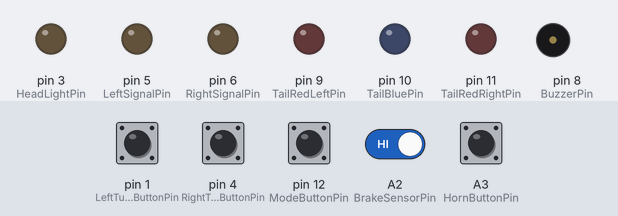
Simulated run of this sketch. Board: Arduino Uno, built with avr-gcc and run on an emulated ATmega328P. On the bench: output pins drawn as LEDs (lit = HIGH), buzzer (waves = sounding). Dashed ring = blinking. The test bench sets the inputs (shaded band); at power-on: A2 (BrakeSensorPin), A3 (HornButtonPin), pin 1 (LeftTurnButtonPin), pin 4 (RightTurnButtonPin), pin 12 (ModeButtonPin) HIGH.

Above: at 1.2 s.
1.3 s: pin 1 (LeftTurnButtonPin) pulled LOW for 0.15 s
At 1.49 s:
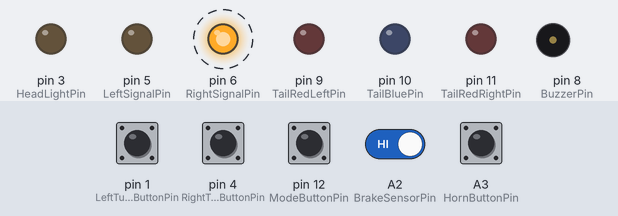
4.3 s: pin 4 (RightTurnButtonPin) pulled LOW for 0.15 s
At 5.0 s:
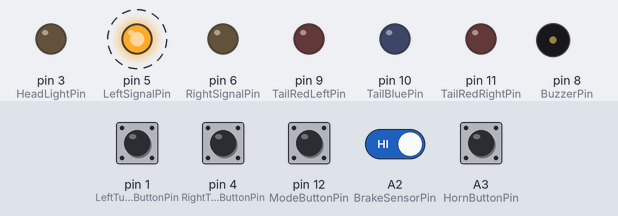
7.4 s: pin 12 (ModeButtonPin) pulled LOW for 0.15 s
At 7.81 s:
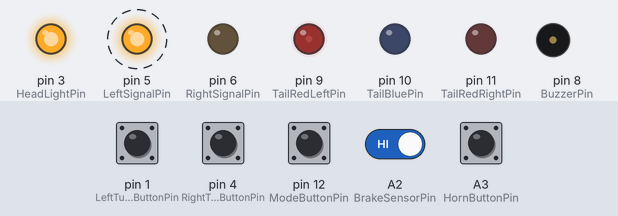
10.4 s: A2 (BrakeSensorPin) driven LOW
At 10.61 s:
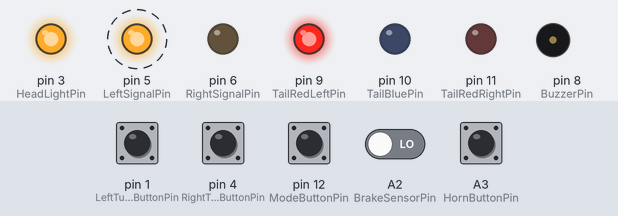
13.4 s: pin 1 (LeftTurnButtonPin) pulled LOW for 1 s
At 14.13 s:
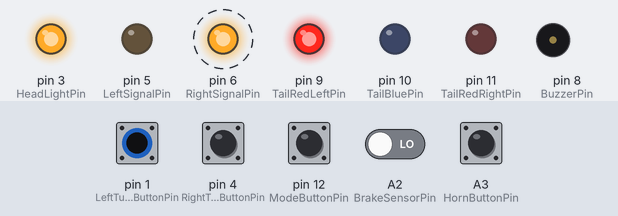
17.4 s: A3 (HornButtonPin) pulled LOW for 0.15 s
Timing chart, 0 to 21.4 s (numbered marks = the images above; inputs shaded):
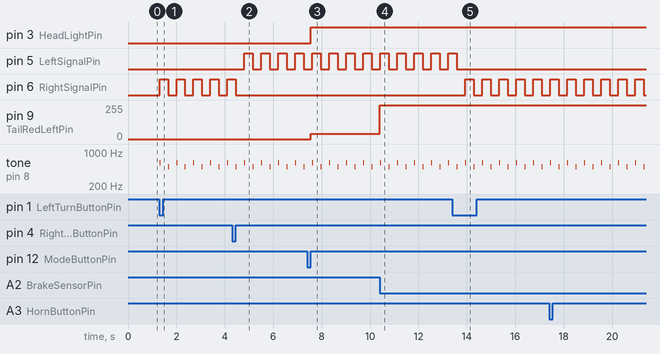

Measured:
- after the input at 1.3 s, pin 6 (RightSignalPin): alternates HIGH for 0.35 s and LOW for 0.35 s, starting at once; tone on pin 8 (BuzzerPin): silent → 600 Hz at once, then repeats every 0.70 s: silent 0.34 s, 500 Hz 0.02 s, silent 0.34 s, 600 Hz 0.02 s
- after the input at 4.3 s, pin 5 (LeftSignalPin): alternates HIGH for 0.35 s and LOW for 0.35 s, starting after 0.51 s; pin 6 (RightSignalPin): goes on until 4.5 s, then stays LOW
- after the input at 7.4 s, pin 3 (HeadLightPin): LOW → HIGH after 0.15 s; pin 9 (TailRedLeftPin): 0/255 → 40/255 after 0.15 s
- after the input at 10.4 s, pin 9 (TailRedLeftPin): 40/255 → 255/255 at once
- after the input at 13.4 s, pin 5 (LeftSignalPin): goes on until 13.6 s, then stays LOW; pin 6 (RightSignalPin): alternates HIGH for 0.35 s and LOW for 0.35 s, starting after 0.54 s

The sketch:

Program.ino
```cpp
#include "TriggeredButton.h"

#include "TurnSignals.cpp"
#include "PoliceBrakeLight.cpp"

#include "HeadLight.cpp"

#include "Pinout.cpp"


typedef enum {
  LIGHTS_OFF = 0,
  LANTERN = 1,
  LIGHTS = 2,
  POLICE = 3
};

byte _mode = 0;

TurnSignals turnSignals;

PoliceBrakeLight policeBrakeLight;

TriggeredButton LeftSignalButton;
TriggeredButton RightSignalButton;
TriggeredButton ModeButton;
TriggeredButton BrakeSensor;
TriggeredButton HornButton;

HeadLight headLight;


// SpeedSensor (2)
// SDA/SCL (A4, A5)
// LightSensor (A1)
// Horn (A3)
// Siren (7)
// StatusLedPin (13)


void setup() {

  LeftSignalButton.configure(Pinout::LeftTurnButtonPin);
  RightSignalButton.configure(Pinout::RightTurnButtonPin);
  ModeButton.configure(Pinout::ModeButtonPin);
  BrakeSensor.configure(Pinout::BrakeSensorPin);
  HornButton.configure(Pinout::HornButtonPin);

  policeBrakeLight.configure(Pinout::TailRedLeftPin, Pinout::TailBluePin, Pinout::TailRedRightPin);
  headLight.configure(Pinout::HeadLightPin);
  turnSignals.configure(Pinout::LeftSignalPin, Pinout::RightSignalPin, Pinout::BuzzerPin);
}


void loop()
{
  input();
  process();
  output();
}


void input()
{
  LeftSignalButton.run();
  RightSignalButton.run();
  ModeButton.run();
  BrakeSensor.run();
  HornButton.run();
}

void process()
{
  processHeadLightPoliceBrake();
  processTurnSignals();
}

void output()
{
  turnSignals.run();
  headLight.run();
  policeBrakeLight.run();
}


void processTurnSignals() {
  if (RightSignalButton.wasPressed) {
    if (LeftSignalButton.isPressed) {
      turnSignals.toggleBoth();
    }
    else {
      turnSignals.toggleLeft();
    }
  }

  if (LeftSignalButton.wasPressed) {
    if (RightSignalButton.isPressed) {
      turnSignals.toggleBoth();
    }
    else {
      turnSignals.toggleRight();
    }
  }
}


void processHeadLightPoliceBrake() {
  if (BrakeSensor.isPressed)
    policeBrakeLight.brake();
  else {
    processHeadlightPolice();
  }
}

void processHeadlightPolice() {
  if (ModeButton.wasLongPressed) {
    switch (_mode) {
      case LIGHTS:
        policeMode();
        break;
    }
  }
  else if (ModeButton.wasReleased) {
    switch (_mode) {
      case POLICE:
      case LIGHTS_OFF:
        lightsMode();
        break;
      case LIGHTS:
        offMode();
        break;
    }
  }
}

void policeMode() {
  _mode = POLICE;
  headLight.flash();
  policeBrakeLight.policeOn();
}

void lightsMode() {
  _mode = LIGHTS;
  headLight.on();
  policeBrakeLight.tailOn();
}

void offMode() {
  _mode = LIGHTS_OFF;
  headLight.off();
  policeBrakeLight.off();
}
```

BlinkBeeper.cpp
```cpp
#include <Arduino.h>

class BlinkBeeper
{
	byte _pin;

	const int
        inFreq = 600,
        outFreq = 500,
        duration = 15;


	public :
		void configure(byte pin)
		{
			_pin = pin;
			pinMode(_pin, OUTPUT);
		}


		void beepIn() {
			tone(_pin, inFreq, duration);
		}

		void beepOut() {
			tone(_pin, outFreq, duration);
		}
};
```

Button.cpp
```cpp
#include <Arduino.h>
#include "Button.h"

//uint8_t Button::_pin;

void Button::configure(uint8_t pin)
{
    _pin = pin;
    pinMode(_pin, INPUT_PULLUP);
}

// void Button::run()
// {

// }
```

Button.h
```cpp
#ifndef BUTTON_H
#define BUTTON_H

#include <Arduino.h>

class Button
{
    public:
        bool isPressed;
        bool isLongPressed;
        bool wasPressed;
        bool wasReleased;
        bool wasLongPressed;
        bool wasLongReleased;
        void configure(uint8_t pin);
        virtual void run();
    protected:
        uint8_t _state;
        uint8_t _pin;
        uint8_t _previous_state;
        long _lastWasOff;
};

#endif
```

DigitalPin.cpp
```cpp
#include <Arduino.h>
#include "DigitalPin.h"

void DigitalPin::configure(byte pin) {
    _pin = pin;
    pinMode(_pin, OUTPUT);
    off();
}

void DigitalPin::on() {
    set(HIGH);
}

void DigitalPin::off() {
    set(LOW);
}

void DigitalPin::set(byte val) {
    if (_state != val)
    {
        digitalWrite(_pin, val);
        _state = val;
    }
}
```

DigitalPin.h
```cpp
#ifndef PIN_H
#define PIN_H

class DigitalPin
{
    public:
        void configure(byte pin);
        void on();
        void off();
        void set(byte val);
    private:
        byte _pin;
        byte _state;
};

#endif
```

HeadLight.cpp
```cpp
#include <Arduino.h>
#include "PwmPin.h"

typedef enum {
    OFF   = 0,
    ON    = 1,
    BLINK = 2
};

class HeadLight
{
	PwmPin _pin;

    bool _lightState;

    byte _mode = OFF;

	long _timeReference = 0;

    const int PERIOD = 100;

	public : void configure(byte pino)
	{
		_pin.configure(pino);
	}


    public : void toggle()
    {
        _mode = (_mode + 1) % 3;
    }

    public : void on()
    {
        _mode = ON;
    }

    public : void off()
    {
        _mode = OFF;
    }

    public : void flash()
    {
        _mode = BLINK;
    }

	public : void run()
	{
        switch (_mode)
        {
            case OFF:
                _lightState = false;
                break;
            case ON:
                _lightState = true;
                break;
            case BLINK:
                evaluateBlink();
                break;
        };
        performBlink();
	}


	void evaluateBlink()
	{
        long currentMillis = millis();
        if (currentMillis - _timeReference > PERIOD) {
            _timeReference = currentMillis;
            _lightState = !_lightState;
        }
	}

    void performBlink()
    {
        if (_lightState)
        {
            _pin.on();
        }
        else
        {
            _pin.off();
        }
    }
};
```

Pinout.cpp
```cpp
#include <Arduino.h>

/*
OPEN QUESTIONS:
  - What to trade for the ability to use siren? (tone interferes with pwm on pins 3 and 11)
    - Do I need PWM in EVERY pin ALL the time? (most probably not for turn signals?)
*/

class Pinout
{
  public:
    // Interrupts
    static const uint8_t SpeedSensorPin = 2;


    // I2C outputs
    static const uint8_t SDA = A4;
    static const uint8_t SCL = A5;


    // PWM Outs (Lights)
    static const uint8_t HeadLightPin = 3; // pwm suffers interference from tone()

    static const uint8_t LeftSignalPin = 5;
    static const uint8_t RightSignalPin = 6;

    static const uint8_t TailRedLeftPin = 9;
    static const uint8_t TailRedRightPin = 11; // pwm suffers interference from tone()
    static const uint8_t TailBluePin = 10;


    // Analog Ins
    static const uint8_t LightSensorPin = A1;


    // Digital Ins
    static const uint8_t LeftTurnButtonPin = 1;
    static const uint8_t RightTurnButtonPin = 4;

    static const uint8_t BrakeSensorPin = A2;

    static const uint8_t ModeButtonPin = 12;
    static const uint8_t HornButtonPin = A3;


    // Digital Outs
    static const uint8_t SirenPin = 7;
    static const uint8_t BuzzerPin = 8;
    static const uint8_t StatusLedPin = 13;
};
```

PoliceBrakeLight.cpp
```cpp
#include <Arduino.h>
#include "PwmPin.h"


class PoliceBrakeLight
{
    PwmPin _leftRedPin;
    PwmPin _bluePin;
    PwmPin _rightRedPin;

    uint8_t _brake_state = LOW;
    uint8_t _police_state = LOW;
    uint8_t _tail_state = LOW;

    public : void configure(byte leftRedPin, byte bluePin, byte rightRedPin)
    {
        _leftRedPin.configure(leftRedPin);
        _bluePin.configure(bluePin);
        _rightRedPin.configure(rightRedPin);
    }

    public : void brake()
    {
        _brake_state = HIGH;
    }

    public : void policeOn()
    {
        _police_state = HIGH;
    }

    public : void toggleTail()
    {
        _tail_state = !_tail_state;
    }

    public : void tailOn()
    {
        _tail_state = HIGH;
        _police_state = LOW;
    }

    public : void off()
    {
        _tail_state = LOW;
        _police_state = LOW;
    }

    ///////////////////////////////


    public : void run()
    {

        if (_brake_state)
        {
            runBrake();
        }
        else if (_police_state)
        {
            runPolice();
        }
        else if (_tail_state)
        {
            runTail();
        }
        else
        {
            allOff();
        }
    }

    void runBrake()
    {
        _leftRedPin.on();
        _bluePin.off();
        _brake_state = LOW;
    }

    void runPolice()
    {
        static unsigned long unitInterval = 50;
        static unsigned long previousMillis = 0;
        static unsigned long currentInterval = unitInterval;

        static int level = 255;

        static uint8_t blinksPerColor = 5;
        static uint8_t remainingBlinks = blinksPerColor;
        static uint8_t pauseFactor = 3;

        static uint8_t color = 0;
        static uint8_t phase = 0;

        if (millis() - previousMillis > currentInterval) {

            previousMillis = millis();

            if (phase == 0)
            {
                if (color == 0)
                {
                    _leftRedPin.set(level);
                }
                else
                {
                    _bluePin.set(level);
                }
            }
            else
            {
                _leftRedPin.off();
                _bluePin.off();
                remainingBlinks--;
            }

            phase = 1 - phase;

            if (remainingBlinks == 0)
            {
                remainingBlinks = blinksPerColor;
                color = 1 - color;
                currentInterval = pauseFactor * unitInterval;
            }
            else
            {
                currentInterval = unitInterval;
            }
        }
    }

    void runTail()
    {
        _leftRedPin.set(40);
        _bluePin.off();
    }

    void allOff()
    {
        _bluePin.off();
        _leftRedPin.off();
    }
};
```

PwmPin.cpp
```cpp
#include <Arduino.h>
#include "PwmPin.h"

void PwmPin::configure(byte pin) {
    _pin = pin;
    pinMode(_pin, OUTPUT);
    off();
}

void PwmPin::on() {
    set(255);
}

void PwmPin::off() {
    set(0);
}

void PwmPin::set(byte val) {
    if (_state != val)
    {
        analogWrite(_pin, val);
        _state = val;
    }
}
```

PwmPin.h
```cpp
#ifndef PWMPIN_H
#define PWMPIN_H

class PwmPin
{
    public:
        void configure(byte pin);
        void on();
        void off();
        void set(byte val);
    private:
    	byte _pin;
        byte _state;
};

#endif
```

TriggeredButton.cpp
```cpp
#include <Arduino.h>
#include "TriggeredButton.h"

float TriggeredButton::_factor = 0.7;
float TriggeredButton::_margin = 0.1;
long TriggeredButton::_longPressInterval = 1000;

typedef enum {
    BUTTON_OFF = 0,
    BUTTON_ON = 1,
    BUTTON_LONG = 2
};


TriggeredButton::TriggeredButton()
{
    _previous_state = _state = BUTTON_OFF;
    _trigger_state = HIGH;
    _current_value = 1;
}


void TriggeredButton::run()
{
    long currentTime = millis();

    // initialize variables for this call
    wasPressed = wasReleased = wasLongPressed = wasLongReleased = isPressed = isLongPressed = false;


    // read and filter value
    int reading = digitalRead(_pin);
    _current_value = _current_value * _factor + reading * (1 - _factor);


    // check if button changed state
    if (_trigger_state == HIGH && _current_value < _margin)
    {
        _trigger_state = LOW;
    }
    else
    if (_trigger_state == LOW && _current_value > (1 - _margin))
    {
        _trigger_state = HIGH;
    }


    // was it a long press?
    bool longPressed = false;
    if (currentTime - _lastWasOff > _longPressInterval)
        longPressed = true;


    // set state and state-change event flags
    if (_trigger_state == LOW)  // button is pressed now
    {
        isPressed = true;

        if (longPressed)  // ...and for long enough
        {
            isLongPressed = true;

            if (_previous_state == BUTTON_ON)
            {
                wasLongPressed = true;
                _state = BUTTON_LONG;
            }
        }
        else
        if (_previous_state == BUTTON_OFF)
        {
            wasPressed = true;
            _state = BUTTON_ON;
        }
    }
    else
    if (_trigger_state == HIGH)  // button not pressed
    {
        if (_previous_state == BUTTON_ON)  // just released
        {
            wasReleased = true;
        }
        else
        if (_previous_state == BUTTON_LONG)  // released from long
        {
            wasLongReleased = true;
        }

        _state = BUTTON_OFF;
        _lastWasOff = currentTime;
    }

    _previous_state = _state;
}
```

TriggeredButton.h
```cpp
#ifndef TRIGGEREDBUTTON_H
#define TRIGGEREDBUTTON_H

#include "Button.h"

class TriggeredButton : public Button
{
    public:
        TriggeredButton();
        void run();
    private:
        float _current_value;
        uint8_t _trigger_state;
        static float _factor;
        static float _margin;
        static long _longPressInterval;
};

#endif
```

TurnSignals.cpp
```cpp
#include <Arduino.h>
#include "PwmPin.h"
#include "BlinkBeeper.cpp"

typedef enum {
    NONE        = 0,
    RIGHT_LIGHT = 1,
    LEFT_LIGHT  = 2,
    BOTH        = 3
};

class TurnSignals
{
    PwmPin _left;
    PwmPin _right;

    BlinkBeeper _beeper;

    long _timeReference = 0;

    const int PERIOD = 350;

    boolean
        _running = false,
        _lightState = false;

    byte _mode = NONE;

    public : void configure(byte leftPin, byte rightPin, byte buzzerPin)
    {
        _left.configure(leftPin);
        _right.configure(rightPin);
        _beeper.configure(buzzerPin);
    }

    public : void run()
    {
        evaluateBlink();
    }


    public : void toggleLeft()
    {
        checkModeChange(LEFT_LIGHT);
    }

    public : void toggleRight()
    {
        checkModeChange(RIGHT_LIGHT);
    }

    public : void toggleBoth()
    {
        checkModeChange(BOTH);
    }


    void checkModeChange(byte lightSide)
    {
        if (lightSide == BOTH)
        {
            if (_mode == BOTH)
                _mode = NONE;
            else
                _mode = BOTH;
        }
        else
        {
            if (_mode == lightSide)
                _mode = NONE;
            else
                _mode = lightSide;
        }


        if (_mode > 0)
        {
            _running = true;
        }
        else
        {
            lightsOff();
            _running = false;
            _lightState = false;
        }
    }


    void evaluateBlink()
    {
        if (!_running)
        {
            return;
        }
        else
        {
            long currentMillis = millis();
            if (currentMillis - _timeReference > PERIOD) {
                _timeReference = currentMillis;
                _lightState = !_lightState;
                performBlink();
            }
        }
    }

    void performBlink()
    {
        if (_lightState)
        {
            _beeper.beepIn();
            lightsOn();
        }
        else
        {
            _beeper.beepOut();
            lightsOff();
        }
    }

    void lightsOn()
    {
        if (isLightSet(LEFT_LIGHT))
        {
            _left.on();
        }
        if (isLightSet(RIGHT_LIGHT))
        {
            _right.on();
        }
    }

    boolean isLightSet(int lightSide)
    {
        return (_mode & lightSide) == lightSide;
    }

    void lightsOff()
    {
        _left.off();
        _right.off();
    }


};
```
